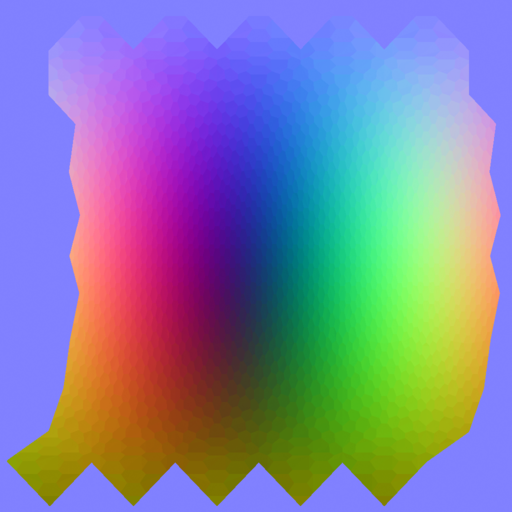
#> input picture content/vfx/field_aura/shell_stripe.png, 512 x 512 px
$ python split_shell_stripe_roles.py
#> lines starting #> are read from the running program, lines starting #| are printed output that depends on the picture
#!/usr/bin/env python3
"""Split shell_stripe.png along TR–BL diagonal into role textures.

- Gold/yellow-rich half → armor_stripe.png (mirrored fill)
- Blue/purple-rich half → shield_stripe.png (mirrored fill)

Writes content/vfx/field_aura and StreamingAssets mirror.
"""
from __future__ import annotations

from pathlib import Path

import numpy as np
from PIL import Image

ROOT = Path(__file__).resolve().parents[1]
SRC = ROOT / "content" / "vfx" / "field_aura" / "shell_stripe.png"
OUT_DIRS = [
    ROOT / "content" / "vfx" / "field_aura",
    ROOT / "TopDog.Unity" / "Assets" / "StreamingAssets" / "content" / "vfx" / "field_aura",
]


def main() -> None:
    src = np.asarray(Image.open(SRC).convert("RGBA")).astype(np.float32)
    h, w = src.shape[:2]
#> h = 512; w = 512
    if w != h:
        raise SystemExit(f"expected square, got {w}x{h}")
    n = w
#> n = 512
    yy, xx = np.mgrid[0:h, 0:w]
    # TR–BL: gold-rich below (yy/h > 1 - xx/w)
    t = (yy + 0.5) / h - (1.0 - (xx + 0.5) / w)
    feather = 0.04
    soft_gold = np.clip(0.5 + t / (2 * feather), 0, 1)[..., None]
    mx = n - 1 - yy
    my = n - 1 - xx
    mirrored = src[my, mx]
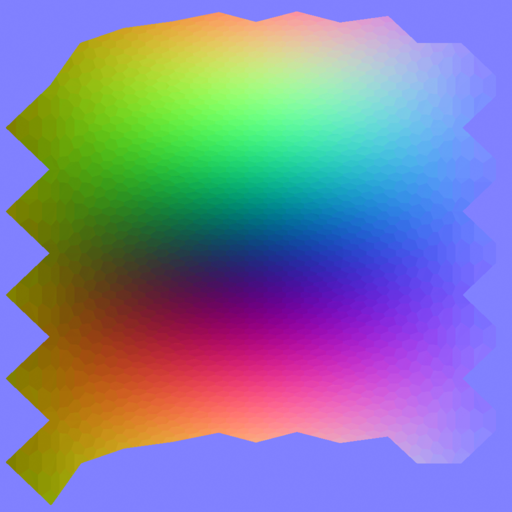
#> mirrored: shape (512, 512, 4) float32; mean R, G, B, A 128.4, 128.2, 162.1, 255.7
    armor = src * soft_gold + mirrored * (1.0 - soft_gold)
    shield = src * (1.0 - soft_gold) + mirrored * soft_gold

    r, g, b = armor[:, :, 0], armor[:, :, 1], armor[:, :, 2]
    goldness = np.clip((r * 0.45 + g * 0.55 - b) / 80.0, 0, 1)
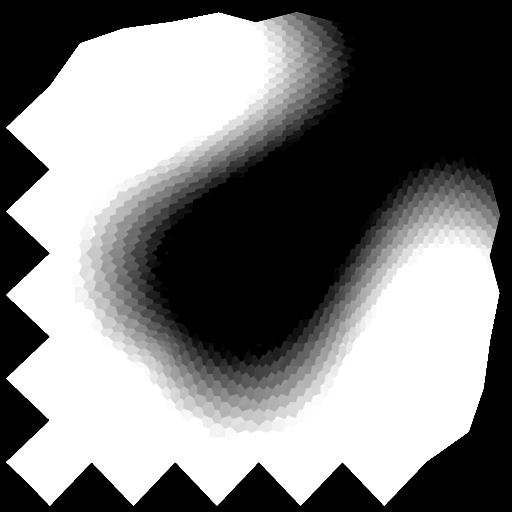
#> goldness: shape (512, 512) float64; min 0, max 1, mean 0.486
    armor[:, :, :3] = np.clip(armor[:, :, :3] * (0.85 + 0.25 * goldness[..., None]), 0, 255)
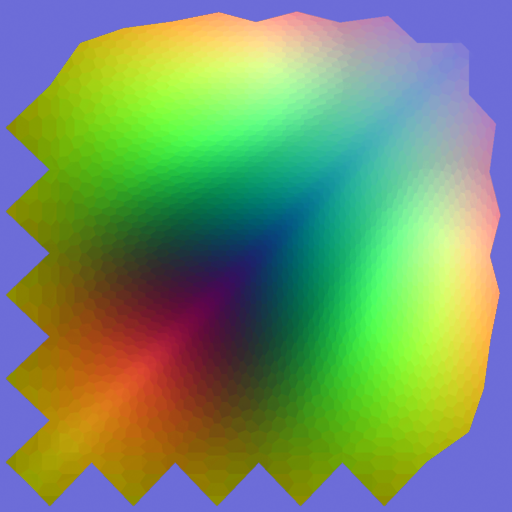
#> armor: shape (512, 512, 4) float64; mean R, G, B, A 117.7, 146.3, 104.9, 255

    r, g, b = shield[:, :, 0], shield[:, :, 1], shield[:, :, 2]
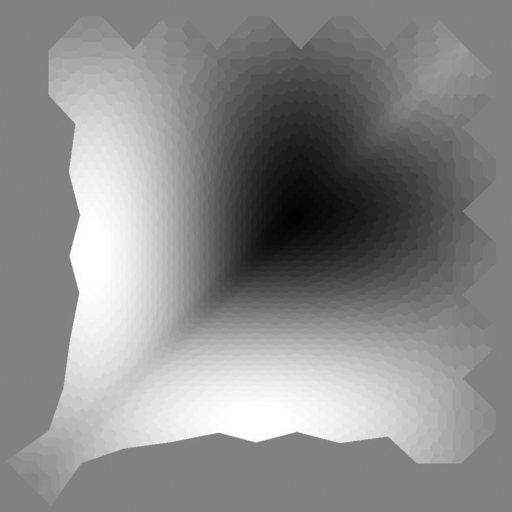
#> r: shape (512, 512) float64; min 3, max 255, mean 137.6
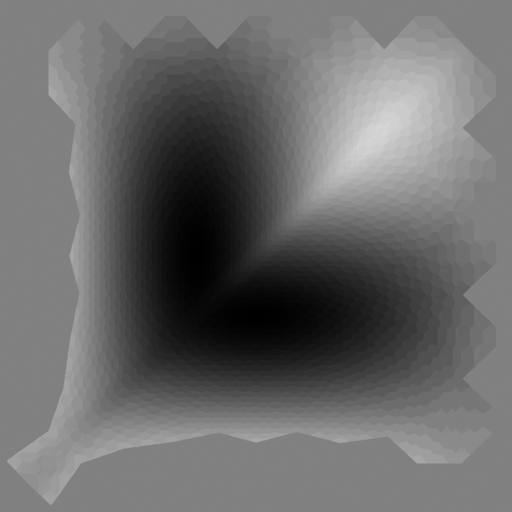
#> g: shape (512, 512) float64; min 0, max 215, mean 106.5
    blueness = np.clip((b * 0.65 + r * 0.25 - g * 0.35) / 80.0, 0, 1)
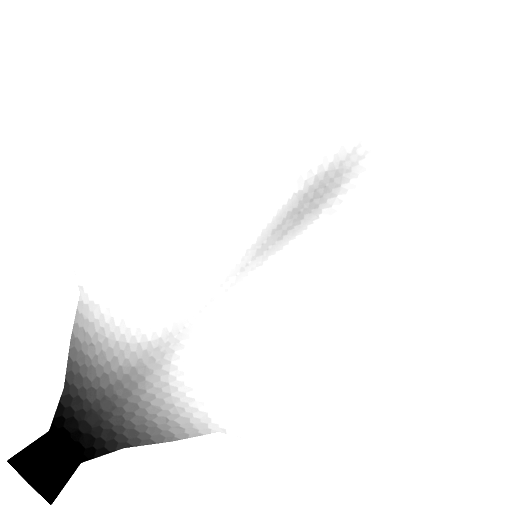
#> blueness: shape (512, 512) float64; min 0, max 1, mean 0.96
    shield[:, :, :3] = np.clip(shield[:, :, :3] * (0.85 + 0.25 * blueness[..., None]), 0, 255)
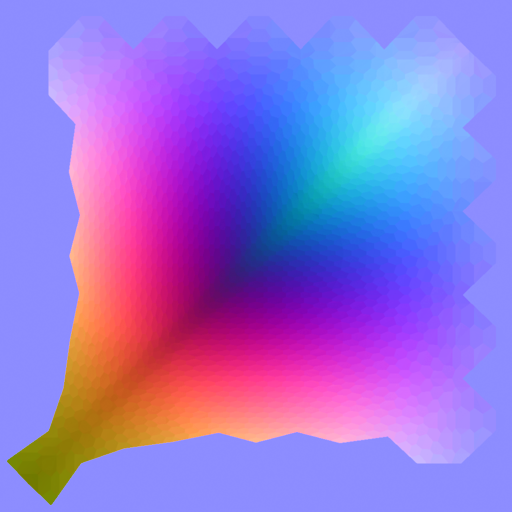
#> shield: shape (512, 512, 4) float64; mean R, G, B, A 148.6, 115.8, 215.2, 255

    armor_u8 = np.clip(armor, 0, 255).astype(np.uint8)
    shield_u8 = np.clip(shield, 0, 255).astype(np.uint8)
    for d in OUT_DIRS:
        d.mkdir(parents=True, exist_ok=True)
        Image.fromarray(armor_u8, "RGBA").save(d / "armor_stripe.png")
        Image.fromarray(shield_u8, "RGBA").save(d / "shield_stripe.png")
        print("wrote", d)


if __name__ == "__main__":
    main()
